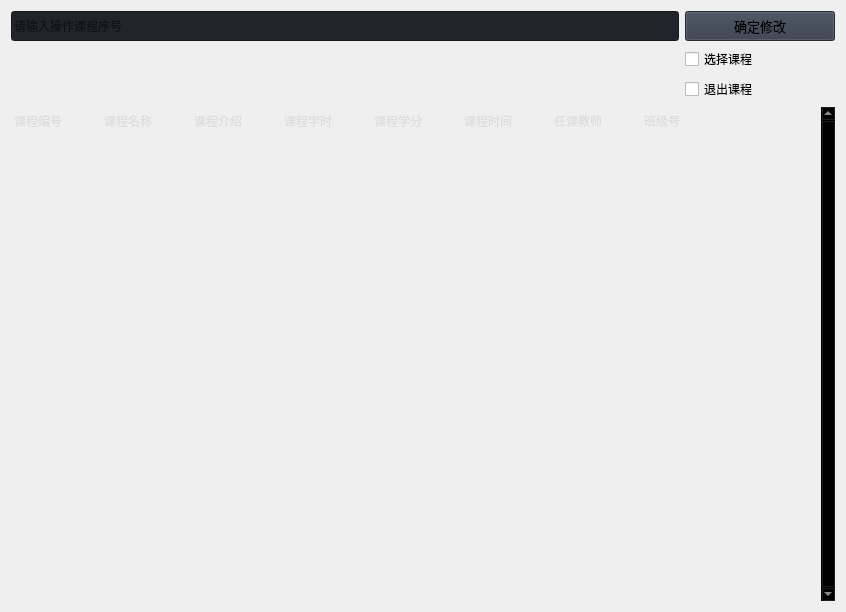
                     <widget class="QWidget" name="choose_course_page">
                      <layout class="QGridLayout" name="gridLayout_7">
                       <item row="0" column="0">
                        <widget class="QLineEdit" name="course_id">
                         <property name="minimumSize">
                          <size>
                           <width>0</width>
                           <height>30</height>
                          </size>
                         </property>
                         <property name="styleSheet">
                          <string notr="true">background-color: rgb(33, 37, 43);</string>
                         </property>
                         <property name="text">
                          <string/>
                         </property>
                         <property name="placeholderText">
                          <string>请输入操作课程序号</string>
                         </property>
                        </widget>
                       </item>
                       <item row="0" column="1">
                        <widget class="QPushButton" name="confirm_btn">
                         <property name="minimumSize">
                          <size>
                           <width>150</width>
                           <height>30</height>
                          </size>
                         </property>
                         <property name="font">
                          <font>
                           <family>Segoe UI</family>
                           <pointsize>10</pointsize>
                           <italic>false</italic>
                           <bold>false</bold>
                          </font>
                         </property>
                         <property name="cursor">
                          <cursorShape>PointingHandCursor</cursorShape>
                         </property>
                         <property name="styleSheet">
                          <string notr="true">background-color: rgb(52, 59, 72);</string>
                         </property>
                         <property name="text">
                          <string>确定修改</string>
                         </property>
                         <property name="icon">
                          <iconset resource="resources.qrc">
                           <normaloff>:/icons/images/icons/cil-check-alt.png</normaloff>:/icons/images/icons/cil-check-alt.png</iconset>
                         </property>
                        </widget>
                       </item>
                       <item row="1" column="1">
                        <widget class="QCheckBox" name="choose_check_btn">
                         <property name="autoFillBackground">
                          <bool>false</bool>
                         </property>
                         <property name="styleSheet">
                          <string notr="true"/>
                         </property>
                         <property name="text">
                          <string>选择课程</string>
                         </property>
                        </widget>
                       </item>
                       <item row="2" column="1">
                        <widget class="QCheckBox" name="quit_check_btn">
                         <property name="autoFillBackground">
                          <bool>false</bool>
                         </property>
                         <property name="styleSheet">
                          <string notr="true"/>
                         </property>
                         <property name="text">
                          <string>退出课程</string>
                         </property>
                        </widget>
                       </item>
                       <item row="3" column="0" colspan="2">
                        <widget class="QTableWidget" name="course_all_display">
                         <property name="sizePolicy">
                          <sizepolicy hsizetype="Expanding" vsizetype="Expanding">
                           <horstretch>0</horstretch>
                           <verstretch>0</verstretch>
                          </sizepolicy>
                         </property>
                         <property name="palette">
                          <palette>
                           <active>
                            <colorrole role="WindowText">
                             <brush brushstyle="SolidPattern">
                              <color alpha="255">
                               <red>221</red>
                               <green>221</green>
                               <blue>221</blue>
                              </color>
                             </brush>
                            </colorrole>
                            <colorrole role="Button">
                             <brush brushstyle="SolidPattern">
                              <color alpha="0">
                               <red>0</red>
                               <green>0</green>
                               <blue>0</blue>
                              </color>
                             </brush>
                            </colorrole>
                            <colorrole role="Text">
                             <brush brushstyle="SolidPattern">
                              <color alpha="255">
                               <red>221</red>
                               <green>221</green>
                               <blue>221</blue>
                              </color>
                             </brush>
                            </colorrole>
                            <colorrole role="ButtonText">
                             <brush brushstyle="SolidPattern">
                              <color alpha="255">
                               <red>221</red>
                               <green>221</green>
                               <blue>221</blue>
                              </color>
                             </brush>
                            </colorrole>
                            <colorrole role="Base">
                             <brush brushstyle="NoBrush">
                              <color alpha="255">
                               <red>0</red>
                               <green>0</green>
                               <blue>0</blue>
                              </color>
                             </brush>
                            </colorrole>
                            <colorrole role="Window">
                             <brush brushstyle="SolidPattern">
                              <color alpha="0">
                               <red>0</red>
                               <green>0</green>
                               <blue>0</blue>
                              </color>
                             </brush>
                            </colorrole>
                            <colorrole role="PlaceholderText">
                             <brush brushstyle="SolidPattern">
                              <color alpha="255">
                               <red>221</red>
                               <green>221</green>
                               <blue>221</blue>
                              </color>
                             </brush>
                            </colorrole>
                           </active>
                           <inactive>
                            <colorrole role="WindowText">
                             <brush brushstyle="SolidPattern">
                              <color alpha="255">
                               <red>221</red>
                               <green>221</green>
                               <blue>221</blue>
                              </color>
                             </brush>
                            </colorrole>
                            <colorrole role="Button">
                             <brush brushstyle="SolidPattern">
                              <color alpha="0">
                               <red>0</red>
                               <green>0</green>
                               <blue>0</blue>
                              </color>
                             </brush>
                            </colorrole>
                            <colorrole role="Text">
                             <brush brushstyle="SolidPattern">
                              <color alpha="255">
                               <red>221</red>
                               <green>221</green>
                               <blue>221</blue>
                              </color>
                             </brush>
                            </colorrole>
                            <colorrole role="ButtonText">
                             <brush brushstyle="SolidPattern">
                              <color alpha="255">
                               <red>221</red>
                               <green>221</green>
                               <blue>221</blue>
                              </color>
                             </brush>
                            </colorrole>
                            <colorrole role="Base">
                             <brush brushstyle="NoBrush">
                              <color alpha="255">
                               <red>0</red>
                               <green>0</green>
                               <blue>0</blue>
                              </color>
                             </brush>
                            </colorrole>
                            <colorrole role="Window">
                             <brush brushstyle="SolidPattern">
                              <color alpha="0">
                               <red>0</red>
                               <green>0</green>
                               <blue>0</blue>
                              </color>
                             </brush>
                            </colorrole>
                            <colorrole role="PlaceholderText">
                             <brush brushstyle="SolidPattern">
                              <color alpha="255">
                               <red>221</red>
                               <green>221</green>
                               <blue>221</blue>
                              </color>
                             </brush>
                            </colorrole>
                           </inactive>
                           <disabled>
                            <colorrole role="WindowText">
                             <brush brushstyle="SolidPattern">
                              <color alpha="255">
                               <red>221</red>
                               <green>221</green>
                               <blue>221</blue>
                              </color>
                             </brush>
                            </colorrole>
                            <colorrole role="Button">
                             <brush brushstyle="SolidPattern">
                              <color alpha="0">
                               <red>0</red>
                               <green>0</green>
                               <blue>0</blue>
                              </color>
                             </brush>
                            </colorrole>
                            <colorrole role="Text">
                             <brush brushstyle="SolidPattern">
                              <color alpha="255">
                               <red>221</red>
                               <green>221</green>
                               <blue>221</blue>
                              </color>
                             </brush>
                            </colorrole>
                            <colorrole role="ButtonText">
                             <brush brushstyle="SolidPattern">
                              <color alpha="255">
                               <red>221</red>
                               <green>221</green>
                               <blue>221</blue>
                              </color>
                             </brush>
                            </colorrole>
                            <colorrole role="Base">
                             <brush brushstyle="NoBrush">
                              <color alpha="255">
                               <red>0</red>
                               <green>0</green>
                               <blue>0</blue>
                              </color>
                             </brush>
                            </colorrole>
                            <colorrole role="Window">
                             <brush brushstyle="SolidPattern">
                              <color alpha="0">
                               <red>0</red>
                               <green>0</green>
                               <blue>0</blue>
                              </color>
                             </brush>
                            </colorrole>
                            <colorrole role="PlaceholderText">
                             <brush brushstyle="SolidPattern">
                              <color alpha="255">
                               <red>221</red>
                               <green>221</green>
                               <blue>221</blue>
                              </color>
                             </brush>
                            </colorrole>
                           </disabled>
                          </palette>
                         </property>
                         <property name="frameShape">
                          <enum>QFrame::NoFrame</enum>
                         </property>
                         <property name="verticalScrollBarPolicy">
                          <enum>Qt::ScrollBarAlwaysOn</enum>
                         </property>
                         <property name="sizeAdjustPolicy">
                          <enum>QAbstractScrollArea::AdjustToContents</enum>
                         </property>
                         <property name="editTriggers">
                          <set>QAbstractItemView::NoEditTriggers</set>
                         </property>
                         <property name="selectionMode">
                          <enum>QAbstractItemView::SingleSelection</enum>
                         </property>
                         <property name="selectionBehavior">
                          <enum>QAbstractItemView::SelectRows</enum>
                         </property>
                         <property name="showGrid">
                          <bool>true</bool>
                         </property>
                         <property name="gridStyle">
                          <enum>Qt::SolidLine</enum>
                         </property>
                         <property name="sortingEnabled">
                          <bool>false</bool>
                         </property>
                         <attribute name="horizontalHeaderVisible">
                          <bool>false</bool>
                         </attribute>
                         <attribute name="horizontalHeaderCascadingSectionResizes">
                          <bool>true</bool>
                         </attribute>
                         <attribute name="horizontalHeaderDefaultSectionSize">
                          <number>90</number>
                         </attribute>
                         <attribute name="horizontalHeaderStretchLastSection">
                          <bool>true</bool>
                         </attribute>
                         <attribute name="verticalHeaderVisible">
                          <bool>false</bool>
                         </attribute>
                         <attribute name="verticalHeaderCascadingSectionResizes">
                          <bool>false</bool>
                         </attribute>
                         <attribute name="verticalHeaderHighlightSections">
                          <bool>false</bool>
                         </attribute>
                         <attribute name="verticalHeaderStretchLastSection">
                          <bool>true</bool>
                         </attribute>
                         <row>
                          <property name="text">
                           <string>New Row</string>
                          </property>
                          <property name="font">
                           <font>
                            <family>Segoe UI</family>
                           </font>
                          </property>
                         </row>
                         <row>
                          <property name="text">
                           <string>New Row</string>
                          </property>
                         </row>
                         <row>
                          <property name="text">
                           <string>New Row</string>
                          </property>
                         </row>
                         <row>
                          <property name="text">
                           <string>New Row</string>
                          </property>
                         </row>
                         <row>
                          <property name="text">
                           <string>New Row</string>
                          </property>
                         </row>
                         <row>
                          <property name="text">
                           <string>New Row</string>
                          </property>
                         </row>
                         <row>
                          <property name="text">
                           <string>New Row</string>
                          </property>
                         </row>
                         <row>
                          <property name="text">
                           <string>New Row</string>
                          </property>
                         </row>
                         <row>
                          <property name="text">
                           <string>New Row</string>
                          </property>
                         </row>
                         <row>
                          <property name="text">
                           <string>New Row</string>
                          </property>
                         </row>
                         <row>
                          <property name="text">
                           <string>New Row</string>
                          </property>
                         </row>
                         <row>
                          <property name="text">
                           <string>New Row</string>
                          </property>
                         </row>
                         <row>
                          <property name="text">
                           <string>New Row</string>
                          </property>
                         </row>
                         <row>
                          <property name="text">
                           <string>New Row</string>
                          </property>
                         </row>
                         <row>
                          <property name="text">
                           <string>New Row</string>
                          </property>
                         </row>
                         <row>
                          <property name="text">
                           <string>New Row</string>
                          </property>
                         </row>
                         <column>
                          <property name="text">
                           <string>0</string>
                          </property>
                         </column>
                         <column>
                          <property name="text">
                           <string>1</string>
                          </property>
                         </column>
                         <column>
                          <property name="text">
                           <string>新建列</string>
                          </property>
                         </column>
                         <column>
                          <property name="text">
                           <string>2</string>
                          </property>
                         </column>
                         <column>
                          <property name="text">
                           <string>3</string>
                          </property>
                         </column>
                         <column>
                          <property name="text">
                           <string>4</string>
                          </property>
                         </column>
                         <column>
                          <property name="text">
                           <string>5</string>
                          </property>
                         </column>
                         <column>
                          <property name="text">
                           <string>新建列</string>
                          </property>
                         </column>
                         <column>
                          <property name="text">
                           <string>7</string>
                          </property>
                         </column>
                         <item row="0" column="0">
                          <property name="text">
                           <string>课程编号</string>
                          </property>
                         </item>
                         <item row="0" column="1">
                          <property name="text">
                           <string>课程名称</string>
                          </property>
                         </item>
                         <item row="0" column="2">
                          <property name="text">
                           <string>课程介绍</string>
                          </property>
                         </item>
                         <item row="0" column="3">
                          <property name="text">
                           <string>课程学时</string>
                          </property>
                         </item>
                         <item row="0" column="4">
                          <property name="text">
                           <string>课程学分</string>
                          </property>
                         </item>
                         <item row="0" column="5">
                          <property name="text">
                           <string>课程时间</string>
                          </property>
                         </item>
                         <item row="0" column="6">
                          <property name="text">
                           <string>任课教师</string>
                          </property>
                         </item>
                         <item row="0" column="7">
                          <property name="text">
                           <string>班级号</string>
                          </property>
                         </item>
                        </widget>
                       </item>
                      </layout>
                     </widget>
